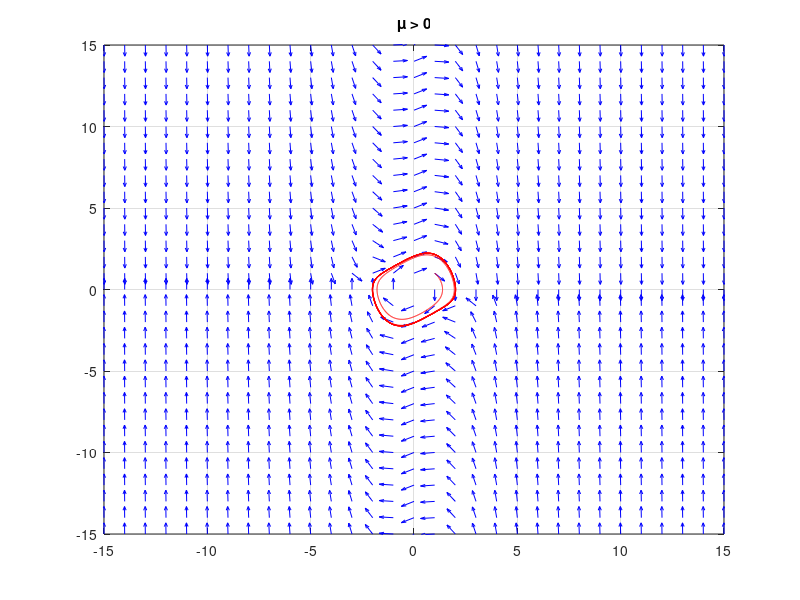

Here is the MATLAB script that generated this plot:
function VanderPol()

clear all

x=[-15:1:15]; % x interval, step size; anticipate changing these as needed

y=[-15:1:15]; % y interval, step size; anticipate changing these as needed

m=length(x);

n=length(y);

xc=zeros(m,n);

yc=zeros(m,n);
k = 4;
u = 0.5;
for i=1:m

   for j=1:n

       xc(j,i)= y(j); % You are responsible for entering the system

       yc(j,i)= u*(1-(x(i)^2))*y(j)-x(i); % You are responsible for


   end;

end;

figure(1)

plot(x,0*x,':k') % Plots the x-axis only

plot(0*y,y,':k') % Plots the y-axis only

arrow=sqrt(xc.^2 + yc.^2); % Sets the vector size for all vectors

quiver(x,y,xc./arrow,yc./arrow,0.5,'b') % Plots all the arrows in blue

xlim([min(x) max(x)]) % Sets the limit of x-axis

ylim([min(y) max(y)]) % Sets the limit of y-axis

grid on

hold on

function dXdt=IVPfct(t,X)



dXdt=[ X(2) ; u*(1-(X(1)^2))*X(2)-X(1) ]; % You are responsible for


end

t0 = 0; % Initial time t (should be 0)

dt = 0.01; % Step size; should be very small for a smooth solution curve

tF = 20*pi; % Final time t (indicates how long you want the system the run)

X0 = [1,1]; %Initial condition for the system; you will need to change this

[t X]=ode45(@IVPfct,[t0:dt:tF],X0); % Calls our function, solves IVP



plot(X(:,1), X(:,2),'r') % Generates single, solution curve in red

title('\mu > 0')

end
